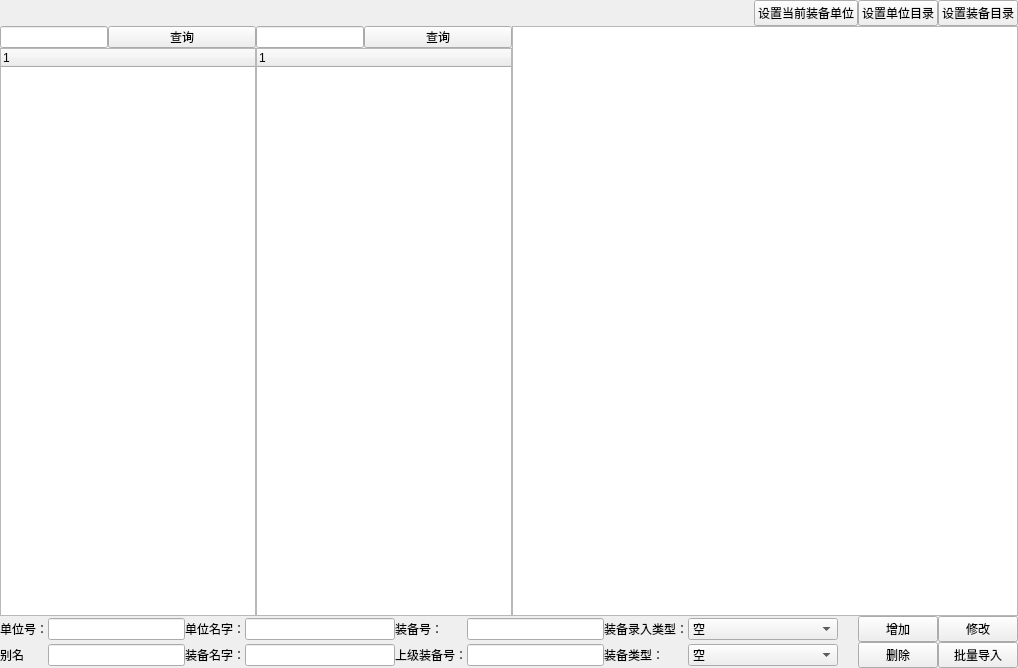
<?xml version="1.0" encoding="UTF-8"?>
<ui version="4.0">
 <class>Form</class>
 <widget class="QWidget" name="Form">
  <property name="geometry">
   <rect>
    <x>0</x>
    <y>0</y>
    <width>1018</width>
    <height>668</height>
   </rect>
  </property>
  <property name="windowTitle">
   <string>Form</string>
  </property>
  <layout class="QGridLayout" name="gridLayout_5">
   <property name="leftMargin">
    <number>0</number>
   </property>
   <property name="topMargin">
    <number>0</number>
   </property>
   <property name="rightMargin">
    <number>0</number>
   </property>
   <property name="bottomMargin">
    <number>0</number>
   </property>
   <property name="spacing">
    <number>0</number>
   </property>
   <item row="0" column="0">
    <widget class="QWidget" name="chooseWidget" native="true">
     <layout class="QGridLayout" name="gridLayout_3">
      <property name="leftMargin">
       <number>0</number>
      </property>
      <property name="topMargin">
       <number>0</number>
      </property>
      <property name="rightMargin">
       <number>0</number>
      </property>
      <property name="bottomMargin">
       <number>0</number>
      </property>
      <property name="spacing">
       <number>0</number>
      </property>
      <item row="0" column="0">
       <layout class="QHBoxLayout" name="horizontalLayout">
        <item>
         <spacer name="horizontalSpacer">
          <property name="orientation">
           <enum>Qt::Horizontal</enum>
          </property>
          <property name="sizeHint" stdset="0">
           <size>
            <width>40</width>
            <height>20</height>
           </size>
          </property>
         </spacer>
        </item>
        <item>
         <widget class="QPushButton" name="pb_setEquipUnit">
          <property name="text">
           <string>设置当前装备单位</string>
          </property>
         </widget>
        </item>
        <item>
         <widget class="QPushButton" name="pb_setUnit">
          <property name="text">
           <string>设置单位目录</string>
          </property>
         </widget>
        </item>
        <item>
         <widget class="QPushButton" name="pb_setEquip">
          <property name="text">
           <string>设置装备目录</string>
          </property>
         </widget>
        </item>
       </layout>
      </item>
     </layout>
    </widget>
   </item>
   <item row="1" column="0">
    <widget class="QWidget" name="selectWidget" native="true">
     <layout class="QGridLayout" name="gridLayout">
      <property name="leftMargin">
       <number>0</number>
      </property>
      <property name="topMargin">
       <number>0</number>
      </property>
      <property name="rightMargin">
       <number>0</number>
      </property>
      <property name="bottomMargin">
       <number>0</number>
      </property>
      <property name="spacing">
       <number>0</number>
      </property>
      <item row="0" column="0">
       <layout class="QHBoxLayout" name="horizontalLayout_9">
        <item>
         <widget class="QWidget" name="wg_directory" native="true">
          <property name="sizePolicy">
           <sizepolicy hsizetype="Fixed" vsizetype="Preferred">
            <horstretch>0</horstretch>
            <verstretch>0</verstretch>
           </sizepolicy>
          </property>
          <layout class="QHBoxLayout" name="horizontalLayout_5">
           <property name="spacing">
            <number>0</number>
           </property>
           <property name="leftMargin">
            <number>0</number>
           </property>
           <property name="topMargin">
            <number>0</number>
           </property>
           <property name="rightMargin">
            <number>0</number>
           </property>
           <property name="bottomMargin">
            <number>0</number>
           </property>
           <item>
            <layout class="QHBoxLayout" name="horizontalLayout_6">
             <property name="spacing">
              <number>0</number>
             </property>
             <item>
              <layout class="QVBoxLayout" name="verticalLayout_2">
               <property name="spacing">
                <number>0</number>
               </property>
               <item>
                <layout class="QHBoxLayout" name="horizontalLayout_7" stretch="0,0">
                 <property name="spacing">
                  <number>0</number>
                 </property>
                 <item>
                  <widget class="QLineEdit" name="le_first">
                   <property name="sizePolicy">
                    <sizepolicy hsizetype="Maximum" vsizetype="Fixed">
                     <horstretch>70</horstretch>
                     <verstretch>0</verstretch>
                    </sizepolicy>
                   </property>
                  </widget>
                 </item>
                 <item>
                  <widget class="QPushButton" name="pb_firstSelect">
                   <property name="sizePolicy">
                    <sizepolicy hsizetype="Ignored" vsizetype="Ignored">
                     <horstretch>0</horstretch>
                     <verstretch>0</verstretch>
                    </sizepolicy>
                   </property>
                   <property name="text">
                    <string>查询</string>
                   </property>
                  </widget>
                 </item>
                </layout>
               </item>
               <item>
                <widget class="QTreeWidget" name="tw_first">
                 <column>
                  <property name="text">
                   <string notr="true">1</string>
                  </property>
                 </column>
                </widget>
               </item>
              </layout>
             </item>
             <item>
              <layout class="QVBoxLayout" name="verticalLayout_4">
               <property name="spacing">
                <number>0</number>
               </property>
               <item>
                <layout class="QHBoxLayout" name="horizontalLayout_8">
                 <property name="spacing">
                  <number>0</number>
                 </property>
                 <item>
                  <widget class="QLineEdit" name="le_second">
                   <property name="sizePolicy">
                    <sizepolicy hsizetype="Maximum" vsizetype="Fixed">
                     <horstretch>70</horstretch>
                     <verstretch>0</verstretch>
                    </sizepolicy>
                   </property>
                  </widget>
                 </item>
                 <item>
                  <widget class="QPushButton" name="pb_secondSelect">
                   <property name="sizePolicy">
                    <sizepolicy hsizetype="Ignored" vsizetype="Ignored">
                     <horstretch>0</horstretch>
                     <verstretch>0</verstretch>
                    </sizepolicy>
                   </property>
                   <property name="text">
                    <string>查询</string>
                   </property>
                  </widget>
                 </item>
                </layout>
               </item>
               <item>
                <widget class="QTreeWidget" name="tw_second">
                 <column>
                  <property name="text">
                   <string notr="true">1</string>
                  </property>
                 </column>
                </widget>
               </item>
              </layout>
             </item>
            </layout>
           </item>
          </layout>
         </widget>
        </item>
        <item>
         <widget class="QTableWidget" name="tb_result"/>
        </item>
       </layout>
      </item>
     </layout>
    </widget>
   </item>
   <item row="2" column="0">
    <widget class="QWidget" name="inputWidget" native="true">
     <layout class="QGridLayout" name="gridLayout_4">
      <property name="leftMargin">
       <number>0</number>
      </property>
      <property name="topMargin">
       <number>0</number>
      </property>
      <property name="rightMargin">
       <number>0</number>
      </property>
      <property name="bottomMargin">
       <number>0</number>
      </property>
      <property name="spacing">
       <number>0</number>
      </property>
      <item row="0" column="0">
       <layout class="QGridLayout" name="gridLayout_2">
        <property name="leftMargin">
         <number>0</number>
        </property>
        <property name="rightMargin">
         <number>0</number>
        </property>
        <property name="spacing">
         <number>0</number>
        </property>
        <item row="0" column="7">
         <widget class="QComboBox" name="cb_inputType">
          <property name="sizePolicy">
           <sizepolicy hsizetype="Maximum" vsizetype="Fixed">
            <horstretch>0</horstretch>
            <verstretch>0</verstretch>
           </sizepolicy>
          </property>
          <property name="minimumSize">
           <size>
            <width>150</width>
            <height>0</height>
           </size>
          </property>
          <item>
           <property name="text">
            <string>空</string>
           </property>
          </item>
          <item>
           <property name="text">
            <string>逐号录入</string>
           </property>
          </item>
          <item>
           <property name="text">
            <string>逐批录入</string>
           </property>
          </item>
         </widget>
        </item>
        <item row="0" column="2">
         <widget class="QLabel" name="lb_unitName">
          <property name="text">
           <string>单位名字：</string>
          </property>
         </widget>
        </item>
        <item row="0" column="0">
         <widget class="QLabel" name="lb_unitID">
          <property name="text">
           <string>单位号：</string>
          </property>
         </widget>
        </item>
        <item row="0" column="4">
         <widget class="QLabel" name="lb_equipID">
          <property name="text">
           <string>装备号：</string>
          </property>
         </widget>
        </item>
        <item row="0" column="6">
         <widget class="QLabel" name="lb_inputType">
          <property name="text">
           <string>装备录入类型：</string>
          </property>
         </widget>
        </item>
        <item row="0" column="9">
         <widget class="QPushButton" name="pb_add">
          <property name="text">
           <string>增加</string>
          </property>
         </widget>
        </item>
        <item row="0" column="10">
         <widget class="QPushButton" name="pb_update">
          <property name="text">
           <string>修改</string>
          </property>
         </widget>
        </item>
        <item row="1" column="3">
         <widget class="QLineEdit" name="le_equipName">
          <property name="maximumSize">
           <size>
            <width>150</width>
            <height>16777215</height>
           </size>
          </property>
         </widget>
        </item>
        <item row="1" column="0">
         <widget class="QLabel" name="lb_otherName">
          <property name="text">
           <string>别名</string>
          </property>
         </widget>
        </item>
        <item row="1" column="2">
         <widget class="QLabel" name="lb_equipName">
          <property name="text">
           <string>装备名字：</string>
          </property>
         </widget>
        </item>
        <item row="1" column="4">
         <widget class="QLabel" name="lb_equipUper">
          <property name="text">
           <string>上级装备号：</string>
          </property>
         </widget>
        </item>
        <item row="1" column="7">
         <widget class="QComboBox" name="cb_equipType">
          <item>
           <property name="text">
            <string>空</string>
           </property>
          </item>
          <item>
           <property name="text">
            <string>通用装备</string>
           </property>
          </item>
          <item>
           <property name="text">
            <string>专用装备</string>
           </property>
          </item>
         </widget>
        </item>
        <item row="1" column="9">
         <widget class="QPushButton" name="pb_del">
          <property name="text">
           <string>删除</string>
          </property>
         </widget>
        </item>
        <item row="0" column="3">
         <widget class="QLineEdit" name="le_unitName">
          <property name="minimumSize">
           <size>
            <width>150</width>
            <height>0</height>
           </size>
          </property>
          <property name="maximumSize">
           <size>
            <width>150</width>
            <height>16777215</height>
           </size>
          </property>
         </widget>
        </item>
        <item row="1" column="10">
         <widget class="QPushButton" name="pb_input">
          <property name="text">
           <string>批量导入</string>
          </property>
         </widget>
        </item>
        <item row="1" column="6">
         <widget class="QLabel" name="lb_equipType">
          <property name="text">
           <string>装备类型：</string>
          </property>
         </widget>
        </item>
        <item row="0" column="8">
         <spacer name="horizontalSpacer_2">
          <property name="orientation">
           <enum>Qt::Horizontal</enum>
          </property>
          <property name="sizeType">
           <enum>QSizePolicy::Fixed</enum>
          </property>
          <property name="sizeHint" stdset="0">
           <size>
            <width>20</width>
            <height>20</height>
           </size>
          </property>
         </spacer>
        </item>
        <item row="1" column="1">
         <widget class="QLineEdit" name="le_otherName">
          <property name="maximumSize">
           <size>
            <width>150</width>
            <height>16777215</height>
           </size>
          </property>
         </widget>
        </item>
        <item row="0" column="1">
         <widget class="QLineEdit" name="le_unitID">
          <property name="maximumSize">
           <size>
            <width>150</width>
            <height>16777215</height>
           </size>
          </property>
         </widget>
        </item>
        <item row="0" column="5">
         <widget class="QLineEdit" name="le_equipID">
          <property name="maximumSize">
           <size>
            <width>150</width>
            <height>16777215</height>
           </size>
          </property>
         </widget>
        </item>
        <item row="1" column="5">
         <widget class="QLineEdit" name="le_uperID">
          <property name="maximumSize">
           <size>
            <width>150</width>
            <height>16777215</height>
           </size>
          </property>
         </widget>
        </item>
       </layout>
      </item>
     </layout>
    </widget>
   </item>
  </layout>
 </widget>
 <resources/>
 <connections/>
</ui>
